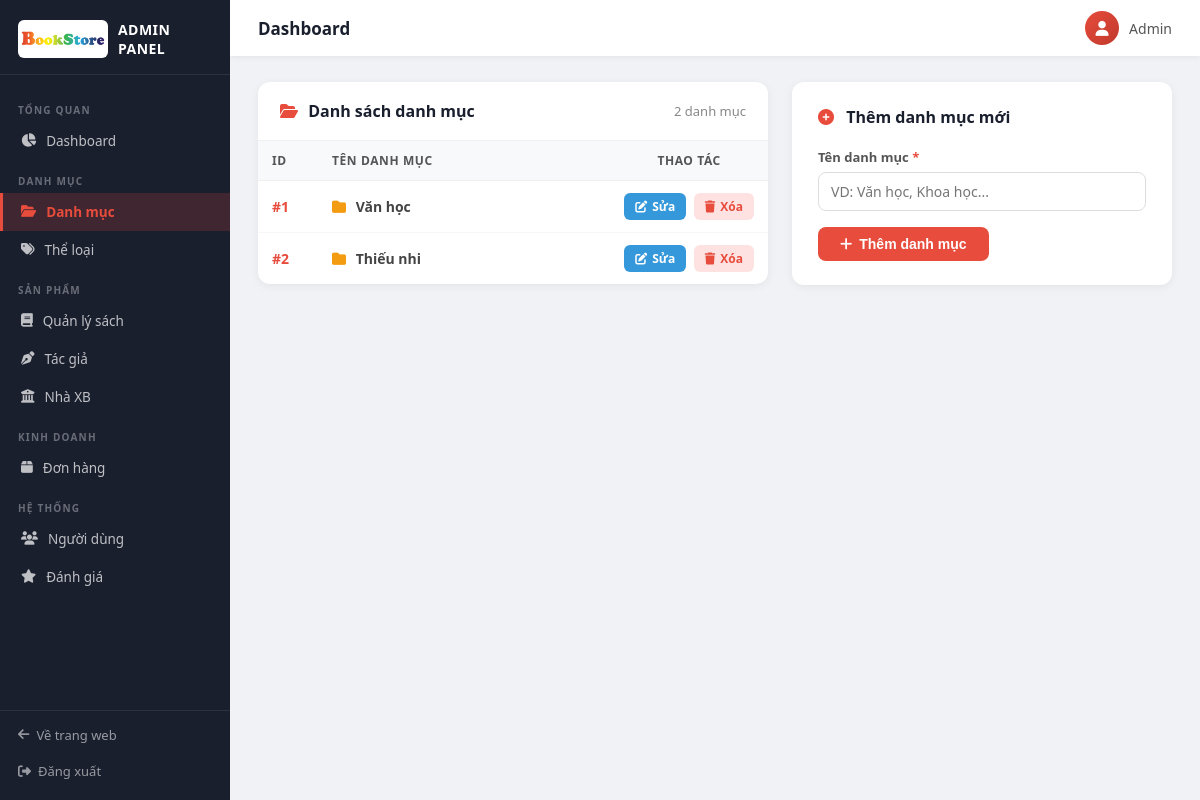
Page /index.php?controller=AdminDanhmuc&action=index (signed in) on the committed database.
### tables this page shows
CREATE TABLE `danhmuc` (
  `IDDanhMuc` int(11) NOT NULL,
  `TenDanhMuc` varchar(100) NOT NULL
);

### controller/AdminDanhmuc.php (called while the page is built, shortened)
<?php
require_once "model/ModelAdmin.php";
class AdminDanhmuc {
    private $model;
    public function __construct() {
        $this->model = new ModelAdmin();
    }
    public function index() {
        $danhmucs = $this->model->getAllDanhmuc();
        require_once "view/admin/danhmuc/index.php";
    }
}

### view/admin/route.php (called while the page is built, shortened)
<?php
switch ($controller) {
    case 'AdminDanhmuc':
        $controller = new AdminDanhmuc();
        break;
}
$controller->{$action}();

### config/db.php (called while the page is built, shortened)
<?php
class connect {
    public $db = null;
    public function __construct()
    {
        $this->db = new PDO("mysql:host=localhost;dbname=bansach", "root", "", [
            PDO::MYSQL_ATTR_INIT_COMMAND => "SET NAMES UTF8"
        ]);
    }
    public function getList($sql) {
        return $this->db->query($sql);
    }
}

### model/ModelAdmin.php (called while the page is built, shortened)
<?php
class ModelAdmin extends MasterModel {
    public function getAllDanhmuc() {
        return $GLOBALS["connect"]->getList("SELECT * FROM danhmuc ORDER BY IDDanhMuc ASC")->fetchAll();
    }
}

### view/admin/danhmuc/index.php (the view, shortened to what this page needs)
<div style="display:grid; grid-template-columns:1fr 380px; gap:24px; align-items:start;">
    <div class="admin-table-wrap">
        <div class="admin-table-header">
            <h3><i class="fa-solid fa-folder-open" style="color:#e74c3c;margin-right:6px;"></i> Danh sách danh mục</h3>
            <span style="font-size:13px; color:#888;"><?php echo count($danhmucs); ?> danh mục</span>
        </div>
        <table class="admin-tbl">
            <thead>
                <tr>
                    <th style="width:60px;">ID</th>
                    <th>Tên danh mục</th>
                    <th style="width:130px; text-align:center;">Thao tác</th>
                </tr>
            </thead>
            <tbody>
                <?php if (empty($danhmucs)): ?>
                    <tr>
                        <td colspan="3" style="text-align:center; padding:30px; color:#aaa;">
                            Chưa có danh mục nào.
                        </td>
                    </tr>
                <?php else: ?>
                    <?php foreach ($danhmucs as $dm): ?>
                    <tr>
                        <td><span style="color:#e74c3c; font-weight:700;">#<?php echo (int)$dm['IDDanhMuc']; ?></span></td>
                        <td>
                            <i class="fa-solid fa-folder" style="color:#f39c12; margin-right:6px;"></i>
                            <span style="font-weight:600;"><?php echo htmlspecialchars($dm['TenDanhMuc']); ?></span>
                        </td>
                        <td style="text-align:center; white-space:nowrap;">
                            <a href="index.php?controller=AdminDanhmuc&action=index&edit=<?php echo (int)$dm['IDDanhMuc']; ?>"
                               class="btn-edit"><i class="fa-solid fa-pen-to-square"></i> Sửa</a>
                            <a href="index.php?controller=AdminDanhmuc&action=delete&param=<?php echo (int)$dm['IDDanhMuc']; ?>"
                               class="btn-delete"
                               onclick="return confirm('Xóa danh mục này?')">
                                <i class="fa-solid fa-trash"></i> Xóa
                            </a>
                        </td>
                    </tr>
                    <?php endforeach; ?>
                <?php endif; ?>
            </tbody>
        </table>
    </div>
    <div class="admin-form-wrap" style="margin-bottom:0;">
        <h3><i class="fa-solid fa-plus-circle" style="color:#e74c3c; margin-right:8px;"></i> Thêm danh mục mới</h3>
        <form method="POST" action="index.php?controller=AdminDanhmuc&action=store">
            <div class="form-row">
                <label>Tên danh mục <span style="color:#e74c3c;">*</span></label>
                <input type="text" name="tendanhmuc" required placeholder="VD: Văn học, Khoa học...">
            </div>
            <button type="submit" class="btn-submit" style="padding:9px 22px;">
                <i class="fa-solid fa-plus"></i> Thêm danh mục
            </button>
        </form>
    </div>
</div>

### public/backend/css/adminstyle.css (style rules this page uses)
*, *::before, *::after { box-sizing: border-box; margin: 0; padding: 0; }
body { font-family: 'Segoe UI', Arial, sans-serif; background: #f0f2f5; color: #333; display: flex; min-height: 100vh; }
.admin-table-wrap { background: #fff; border-radius: 12px; box-shadow: 0 2px 10px rgba(0,0,0,0.06); margin-bottom: 24px; overflow: hidden; }
.admin-table-header { display: flex; align-items: center; justify-content: space-between; padding: 18px 22px; border-bottom: 1px solid #f0f0f0; }
.admin-table-header h3 { font-size: 16px; font-weight: 700; color: #1a1f2e; margin: 0; }
.admin-tbl { width: 100%; border-collapse: collapse; font-size: 14px; }
.admin-tbl thead th { background: #f8f9fb; color: #555; font-size: 12px; font-weight: 700; text-transform: uppercase; letter-spacing: 0.6px; padding: 11px 14px; text-align: left; border-bottom: 1px solid #f0f0f0; }
.admin-tbl tbody td { padding: 12px 14px; border-bottom: 1px solid #f7f7f7; color: #444; vertical-align: middle; }
.admin-tbl tbody tr:last-child td { border-bottom: none; }
.btn-edit { display: inline-flex; align-items: center; gap: 5px; background: #3498db; color: #fff; padding: 5px 11px; border-radius: 6px; font-size: 12px; font-weight: 600; text-decoration: none; transition: background 0.2s; margin-right: 4px; }
.btn-delete { display: inline-flex; align-items: center; gap: 5px; background: #fee2e2; color: #e74c3c; padding: 5px 11px; border-radius: 6px; font-size: 12px; font-weight: 600; text-decoration: none; transition: background 0.2s; }
.btn-submit { display: inline-flex; align-items: center; gap: 7px; background: #e74c3c; color: #fff; border: none; padding: 10px 22px; border-radius: 8px; font-size: 14px; font-weight: 600; cursor: pointer; transition: background 0.2s, transform 0.15s; }
.admin-form-wrap { background: #fff; border-radius: 12px; box-shadow: 0 2px 10px rgba(0,0,0,0.06); padding: 24px 26px; margin-bottom: 24px; }
.admin-form-wrap h3 { font-size: 16px; font-weight: 700; color: #1a1f2e; margin-bottom: 20px; }
.form-row { display: flex; flex-direction: column; margin-bottom: 16px; }
.form-row label { font-size: 13px; font-weight: 600; color: #555; margin-bottom: 6px; }
.form-row input[type="text"], .form-row input[type="number"], .form-row input[type="email"], .form-row input[type="file"], .form-row select, .form-row textarea { padding: 9px 12px; border: 1px solid #ddd; border-radius: 8px; font-size: 14px; color: #333; transition: border-color 0.2s, box-shadow 0.2s; font-family: inherit; width: 100%; }

### rows in the picture
danhmuc: IDDanhMuc "1", TenDanhMuc "Văn học"
danhmuc: IDDanhMuc "2", TenDanhMuc "Thiếu nhi"

### other values in the picture
$_SESSION['HoTen'] "Admin"
count($danhmucs) "2"
